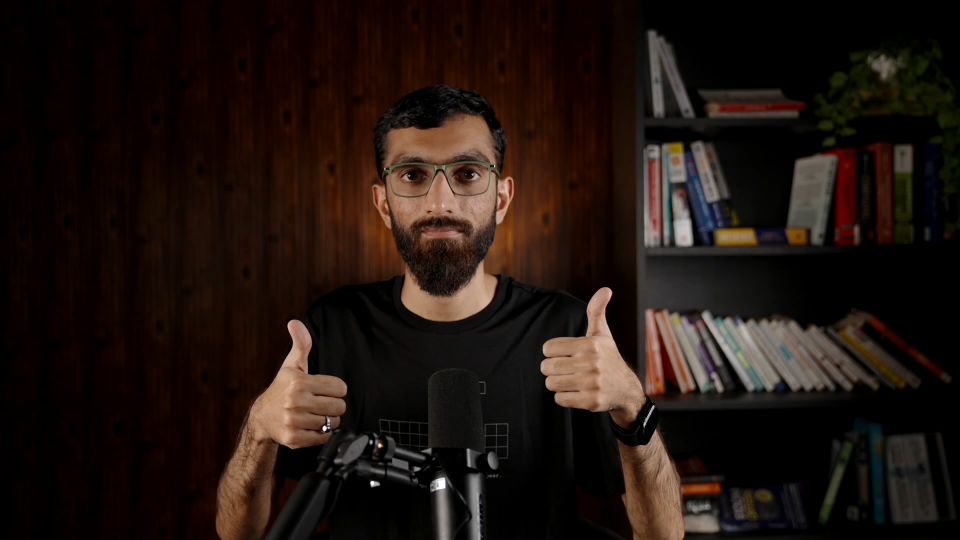
#> input picture graphics/assets/img/hussain-plate-aug.png, 1920 x 1080 px, found by its file name (shown at 1/2 size)
$ python grade_plate_aug.py
#> lines starting #> are read from the running program, lines starting #| are printed output that depends on the picture
"""Grade the full August plate (no cutout) for the thumbnail.

Frame 12:45.50 of the August recording, background kept: the room (wood wall,
bookshelf) sits on the right of the thumbnail and fades into the surface on the
left. Same white balance + brand grade as grade_subject_aug.py, no matte.

    python3 assets/img/grade_plate_aug.py
    hussain-plate-aug.png -> hussain-plate-aug-full-graded.png
"""
import numpy as np
from PIL import Image

SRC = "assets/img/hussain-plate-aug.png"
DST = "assets/img/hussain-plate-aug-full-graded.png"

GAIN = np.array([0.95, 0.99, 1.19], dtype=np.float32)   # lit skin R/B 2.0 -> ~1.6
SATURATION = 0.95
VIOLET = np.array([0.47, 0.34, 0.93], dtype=np.float32)  # --brand #7757ee
SHADOW_TINT = 0.14
CONTRAST = 1.06
LUMA = np.array([0.2126, 0.7152, 0.0722], dtype=np.float32)

rgb = np.array(Image.open(SRC).convert("RGB")).astype(np.float32) / 255.0
rgb = np.clip(rgb * GAIN, 0.0, 1.0)
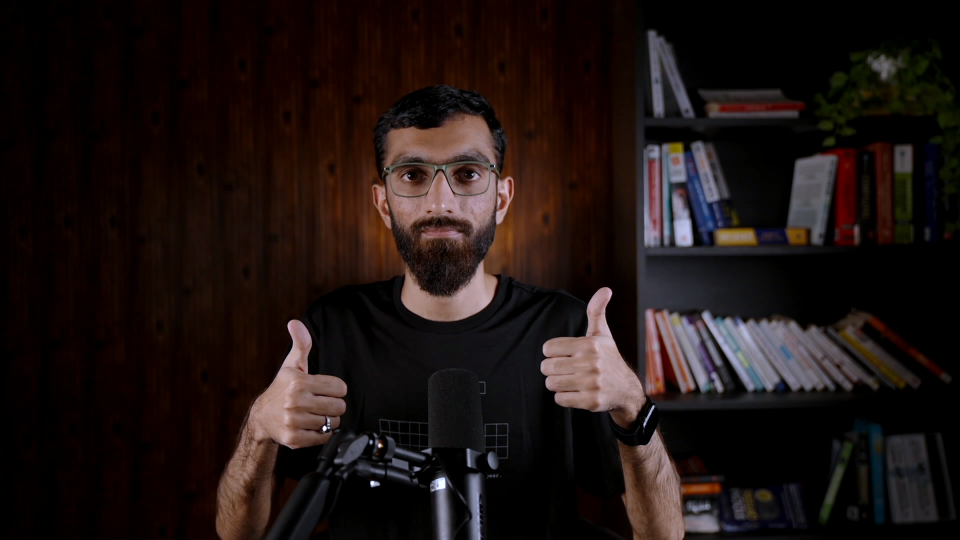
#> rgb: shape (1080, 1920, 3) float32 (shown at 1/2 size); mean R, G, B 0.121, 0.0814, 0.0747
lum = (rgb * LUMA).sum(axis=2, keepdims=True)
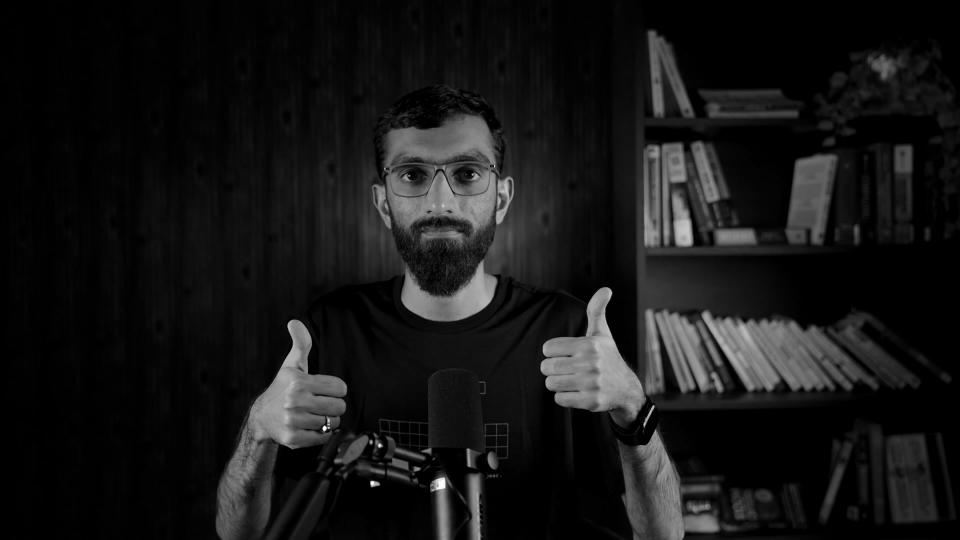
#> lum: shape (1080, 1920, 1) float32 (shown at 1/2 size); min 0, max 0.982, mean 0.0897
rgb = lum + (rgb - lum) * SATURATION
shadow = np.clip(1.0 - lum * 2.2, 0.0, 1.0) ** 1.5
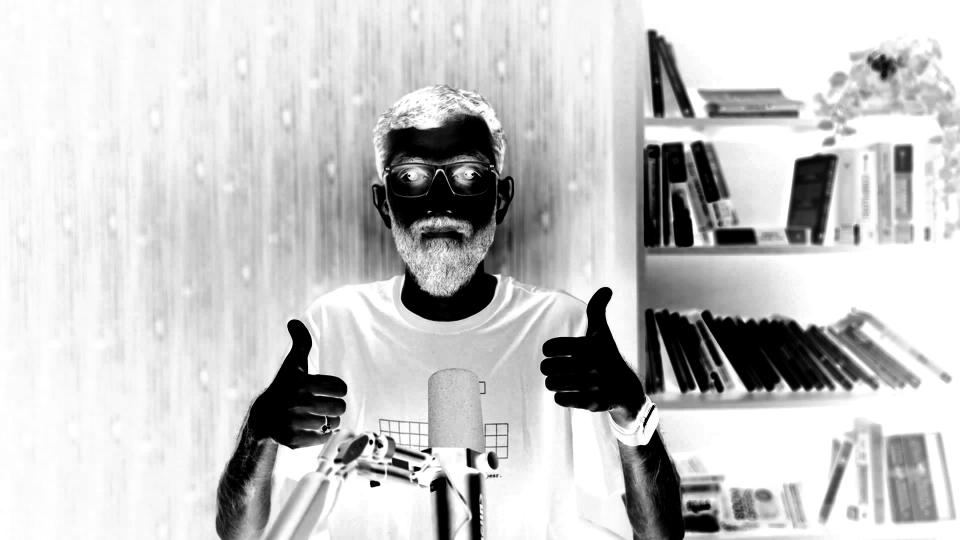
#> shadow: shape (1080, 1920, 1) float32 (shown at 1/2 size); min 0, max 1, mean 0.774
rgb = rgb * (1.0 - SHADOW_TINT * shadow) + VIOLET * (SHADOW_TINT * shadow) * lum.clip(0.04, 1.0)
rgb = np.clip((rgb - 0.5) * CONTRAST + 0.5, 0.0, 1.0)

Image.fromarray((rgb * 255.0).astype(np.uint8)).save(DST)
print(f"wrote {DST}")

$ run again, with graphics/assets/img/askalyf-inset-face.png copied over graphics/assets/img/hussain-plate-aug.png
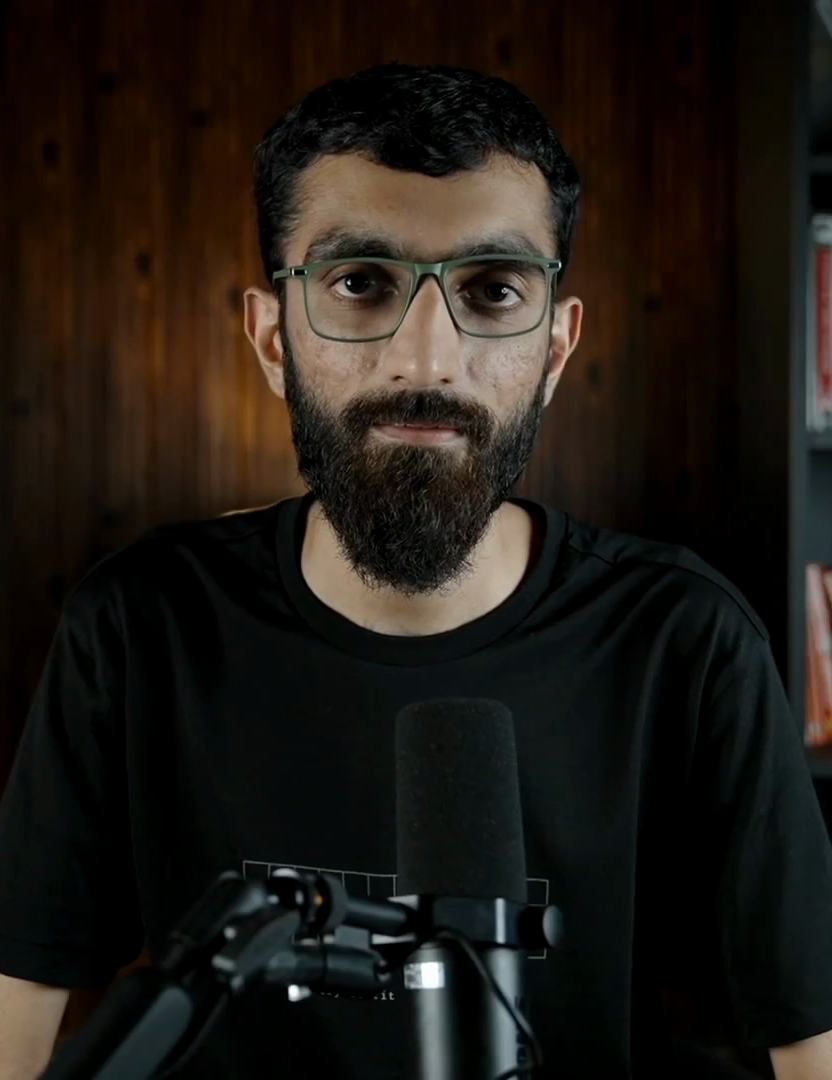
#> input picture graphics/assets/img/askalyf-inset-face.png, 832 x 1080 px, found by its file name
#> `lum = (rgb * LUMA).sum(axis=2, keepdims=True)`:
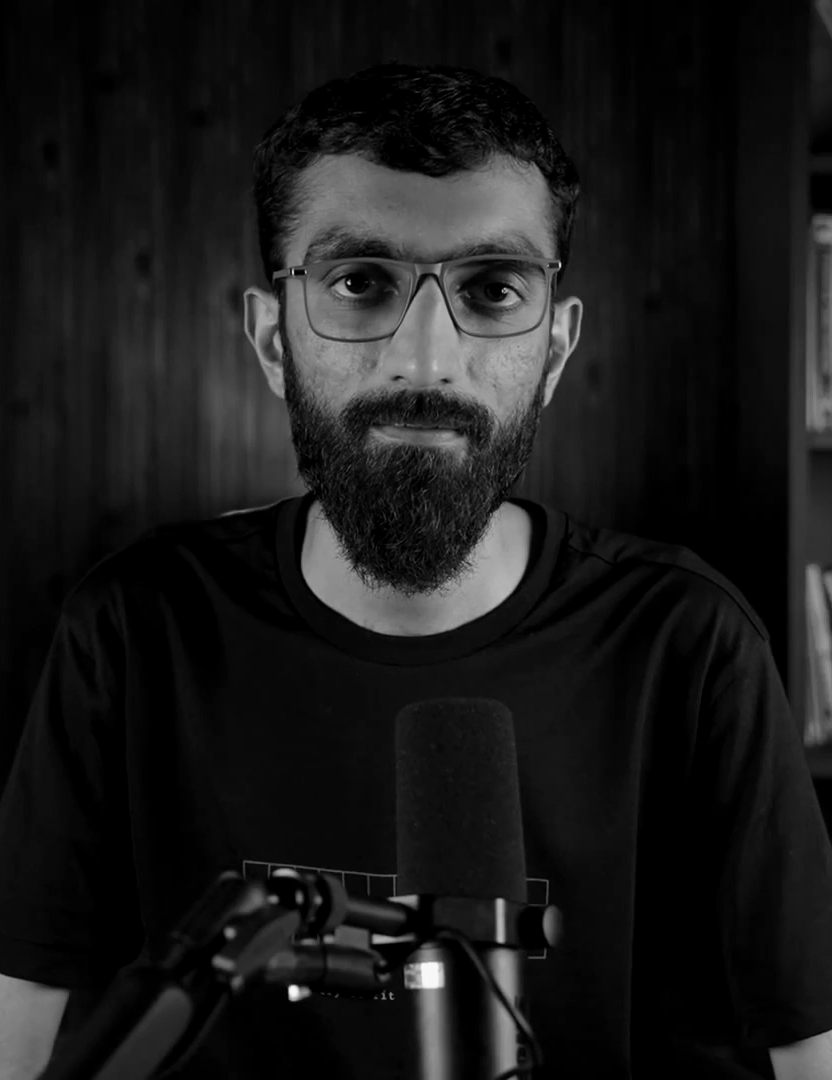
#> lum: shape (1080, 832, 1) float32; min 0, max 0.978, mean 0.104
#> `shadow = np.clip(1.0 - lum * 2.2, 0.0, 1.0) ** 1.5`:
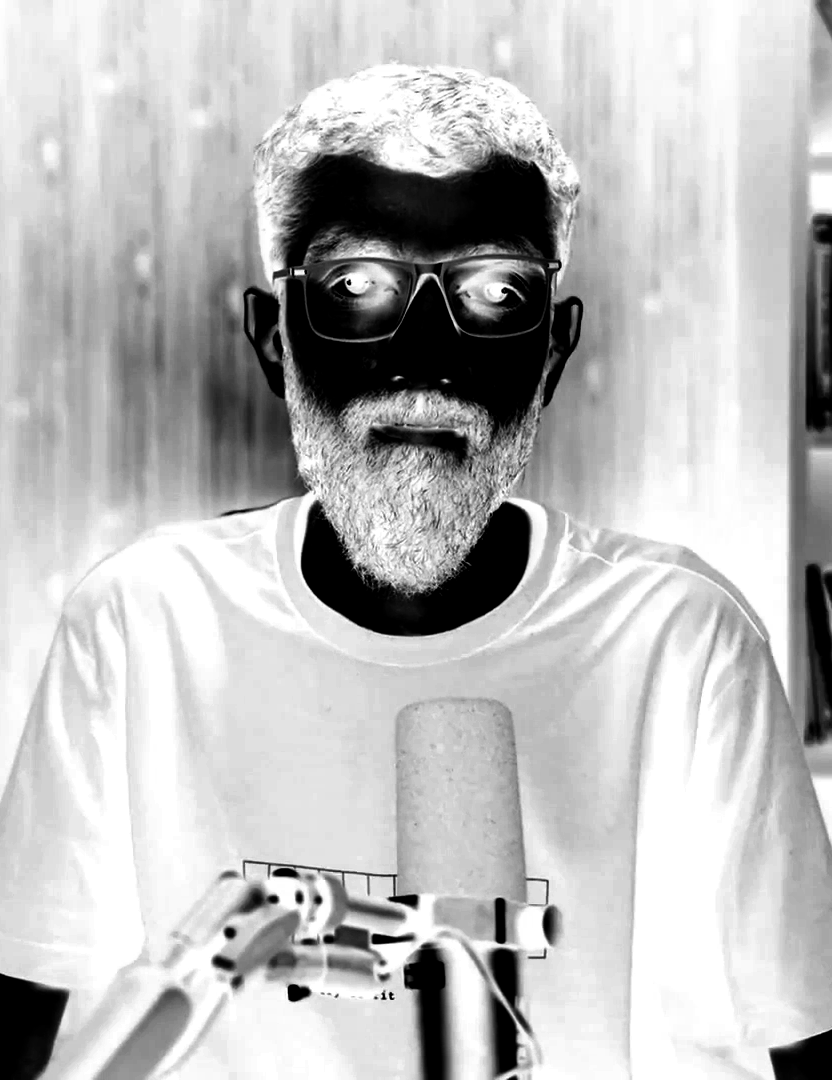
#> shadow: shape (1080, 832, 1) float32; min 0, max 1, mean 0.733
